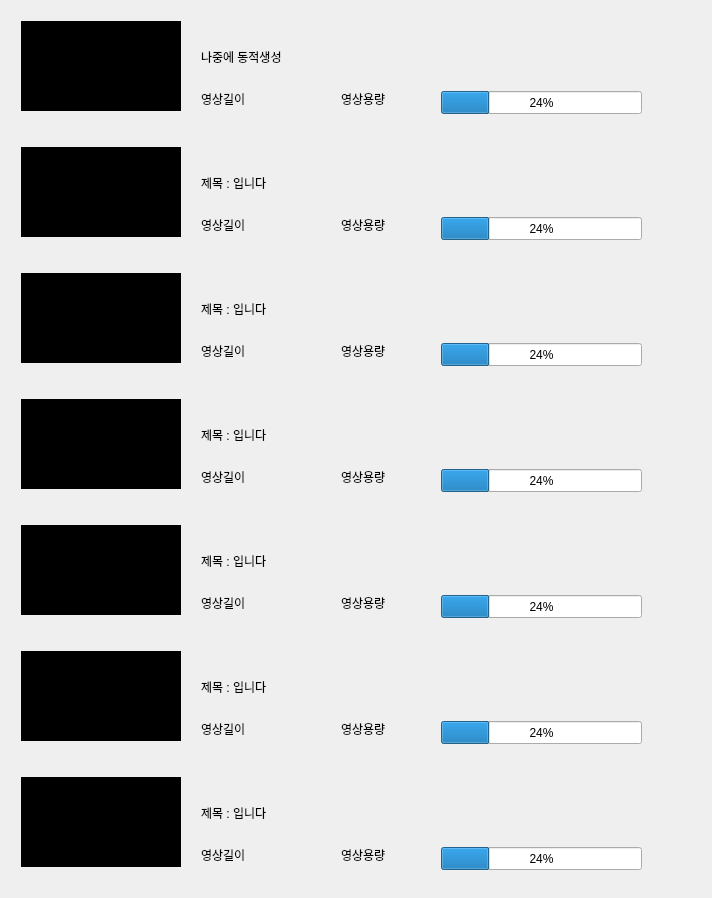
    <widget class="QWidget" name="scrollAreaWidgetContents">
     <property name="geometry">
      <rect>
       <x>0</x>
       <y>0</y>
       <width>712</width>
       <height>894</height>
      </rect>
     </property>
     <layout class="QVBoxLayout" name="verticalLayout_6">
      <item>
       <widget class="QWidget" name="widget_2" native="true">
        <property name="minimumSize">
         <size>
          <width>0</width>
          <height>120</height>
         </size>
        </property>
        <property name="maximumSize">
         <size>
          <width>16777215</width>
          <height>120</height>
         </size>
        </property>
        <widget class="QLabel" name="label_9">
         <property name="geometry">
          <rect>
           <x>190</x>
           <y>80</y>
           <width>111</width>
           <height>16</height>
          </rect>
         </property>
         <property name="text">
          <string>영상길이</string>
         </property>
        </widget>
        <widget class="QLabel" name="label_10">
         <property name="geometry">
          <rect>
           <x>190</x>
           <y>20</y>
           <width>231</width>
           <height>51</height>
          </rect>
         </property>
         <property name="text">
          <string>나중에 동적생성</string>
         </property>
        </widget>
        <widget class="QLabel" name="label_11">
         <property name="geometry">
          <rect>
           <x>10</x>
           <y>10</y>
           <width>160</width>
           <height>90</height>
          </rect>
         </property>
         <property name="styleSheet">
          <string notr="true">background-color : black ;</string>
         </property>
         <property name="text">
          <string>썸네일ㄴㅇㄹㄴㅇㄹㄴㅇㄹ</string>
         </property>
        </widget>
        <widget class="QLabel" name="label_12">
         <property name="geometry">
          <rect>
           <x>330</x>
           <y>80</y>
           <width>111</width>
           <height>16</height>
          </rect>
         </property>
         <property name="text">
          <string>영상용량</string>
         </property>
        </widget>
        <widget class="QProgressBar" name="progressBar_2">
         <property name="geometry">
          <rect>
           <x>430</x>
           <y>80</y>
           <width>201</width>
           <height>23</height>
          </rect>
         </property>
         <property name="value">
          <number>24</number>
         </property>
        </widget>
       </widget>
      </item>
      <item>
       <widget class="QWidget" name="widget_14" native="true">
        <property name="minimumSize">
         <size>
          <width>0</width>
          <height>120</height>
         </size>
        </property>
        <property name="maximumSize">
         <size>
          <width>16777215</width>
          <height>120</height>
         </size>
        </property>
        <widget class="QLabel" name="label_65">
         <property name="geometry">
          <rect>
           <x>190</x>
           <y>80</y>
           <width>111</width>
           <height>16</height>
          </rect>
         </property>
         <property name="text">
          <string>영상길이</string>
         </property>
        </widget>
        <widget class="QLabel" name="label_66">
         <property name="geometry">
          <rect>
           <x>190</x>
           <y>20</y>
           <width>231</width>
           <height>51</height>
          </rect>
         </property>
         <property name="text">
          <string>제목 : 입니다</string>
         </property>
        </widget>
        <widget class="QLabel" name="label_67">
         <property name="geometry">
          <rect>
           <x>10</x>
           <y>10</y>
           <width>160</width>
           <height>90</height>
          </rect>
         </property>
         <property name="styleSheet">
          <string notr="true">background-color : black ;</string>
         </property>
         <property name="text">
          <string>썸네일ㄴㅇㄹㄴㅇㄹㄴㅇㄹ</string>
         </property>
        </widget>
        <widget class="QLabel" name="label_68">
         <property name="geometry">
          <rect>
           <x>330</x>
           <y>80</y>
           <width>111</width>
           <height>16</height>
          </rect>
         </property>
         <property name="text">
          <string>영상용량</string>
         </property>
        </widget>
        <widget class="QProgressBar" name="progressBar_16">
         <property name="geometry">
          <rect>
           <x>430</x>
           <y>80</y>
           <width>201</width>
           <height>23</height>
          </rect>
         </property>
         <property name="value">
          <number>24</number>
         </property>
        </widget>
       </widget>
      </item>
      <item>
       <widget class="QWidget" name="widget_16" native="true">
        <property name="minimumSize">
         <size>
          <width>0</width>
          <height>120</height>
         </size>
        </property>
        <property name="maximumSize">
         <size>
          <width>16777215</width>
          <height>120</height>
         </size>
        </property>
        <widget class="QLabel" name="label_73">
         <property name="geometry">
          <rect>
           <x>190</x>
           <y>80</y>
           <width>111</width>
           <height>16</height>
          </rect>
         </property>
         <property name="text">
          <string>영상길이</string>
         </property>
        </widget>
        <widget class="QLabel" name="label_74">
         <property name="geometry">
          <rect>
           <x>190</x>
           <y>20</y>
           <width>231</width>
           <height>51</height>
          </rect>
         </property>
         <property name="text">
          <string>제목 : 입니다</string>
         </property>
        </widget>
        <widget class="QLabel" name="label_75">
         <property name="geometry">
          <rect>
           <x>10</x>
           <y>10</y>
           <width>160</width>
           <height>90</height>
          </rect>
         </property>
         <property name="styleSheet">
          <string notr="true">background-color : black ;</string>
         </property>
         <property name="text">
          <string>썸네일ㄴㅇㄹㄴㅇㄹㄴㅇㄹ</string>
         </property>
        </widget>
        <widget class="QLabel" name="label_76">
         <property name="geometry">
          <rect>
           <x>330</x>
           <y>80</y>
           <width>111</width>
           <height>16</height>
          </rect>
         </property>
         <property name="text">
          <string>영상용량</string>
         </property>
        </widget>
        <widget class="QProgressBar" name="progressBar_18">
         <property name="geometry">
          <rect>
           <x>430</x>
           <y>80</y>
           <width>201</width>
           <height>23</height>
          </rect>
         </property>
         <property name="value">
          <number>24</number>
         </property>
        </widget>
       </widget>
      </item>
      <item>
       <widget class="QWidget" name="widget_15" native="true">
        <property name="minimumSize">
         <size>
          <width>0</width>
          <height>120</height>
         </size>
        </property>
        <property name="maximumSize">
         <size>
          <width>16777215</width>
          <height>120</height>
         </size>
        </property>
        <widget class="QLabel" name="label_69">
         <property name="geometry">
          <rect>
           <x>190</x>
           <y>80</y>
           <width>111</width>
           <height>16</height>
          </rect>
         </property>
         <property name="text">
          <string>영상길이</string>
         </property>
        </widget>
        <widget class="QLabel" name="label_70">
         <property name="geometry">
          <rect>
           <x>190</x>
           <y>20</y>
           <width>231</width>
           <height>51</height>
          </rect>
         </property>
         <property name="text">
          <string>제목 : 입니다</string>
         </property>
        </widget>
        <widget class="QLabel" name="label_71">
         <property name="geometry">
          <rect>
           <x>10</x>
           <y>10</y>
           <width>160</width>
           <height>90</height>
          </rect>
         </property>
         <property name="styleSheet">
          <string notr="true">background-color : black ;</string>
         </property>
         <property name="text">
          <string>썸네일ㄴㅇㄹㄴㅇㄹㄴㅇㄹ</string>
         </property>
        </widget>
        <widget class="QLabel" name="label_72">
         <property name="geometry">
          <rect>
           <x>330</x>
           <y>80</y>
           <width>111</width>
           <height>16</height>
          </rect>
         </property>
         <property name="text">
          <string>영상용량</string>
         </property>
        </widget>
        <widget class="QProgressBar" name="progressBar_17">
         <property name="geometry">
          <rect>
           <x>430</x>
           <y>80</y>
           <width>201</width>
           <height>23</height>
          </rect>
         </property>
         <property name="value">
          <number>24</number>
         </property>
        </widget>
       </widget>
      </item>
      <item>
       <widget class="QWidget" name="widget_13" native="true">
        <property name="minimumSize">
         <size>
          <width>0</width>
          <height>120</height>
         </size>
        </property>
        <property name="maximumSize">
         <size>
          <width>16777215</width>
          <height>120</height>
         </size>
        </property>
        <widget class="QLabel" name="label_17">
         <property name="geometry">
          <rect>
           <x>190</x>
           <y>80</y>
           <width>111</width>
           <height>16</height>
          </rect>
         </property>
         <property name="text">
          <string>영상길이</string>
         </property>
        </widget>
        <widget class="QLabel" name="label_18">
         <property name="geometry">
          <rect>
           <x>190</x>
           <y>20</y>
           <width>231</width>
           <height>51</height>
          </rect>
         </property>
         <property name="text">
          <string>제목 : 입니다</string>
         </property>
        </widget>
        <widget class="QLabel" name="label_19">
         <property name="geometry">
          <rect>
           <x>10</x>
           <y>10</y>
           <width>160</width>
           <height>90</height>
          </rect>
         </property>
         <property name="styleSheet">
          <string notr="true">background-color : black ;</string>
         </property>
         <property name="text">
          <string>썸네일ㄴㅇㄹㄴㅇㄹㄴㅇㄹ</string>
         </property>
        </widget>
        <widget class="QLabel" name="label_64">
         <property name="geometry">
          <rect>
           <x>330</x>
           <y>80</y>
           <width>111</width>
           <height>16</height>
          </rect>
         </property>
         <property name="text">
          <string>영상용량</string>
         </property>
        </widget>
        <widget class="QProgressBar" name="progressBar_4">
         <property name="geometry">
          <rect>
           <x>430</x>
           <y>80</y>
           <width>201</width>
           <height>23</height>
          </rect>
         </property>
         <property name="value">
          <number>24</number>
         </property>
        </widget>
       </widget>
      </item>
      <item>
       <widget class="QWidget" name="widget_3" native="true">
        <property name="minimumSize">
         <size>
          <width>0</width>
          <height>120</height>
         </size>
        </property>
        <property name="maximumSize">
         <size>
          <width>16777215</width>
          <height>120</height>
         </size>
        </property>
        <widget class="QLabel" name="label_13">
         <property name="geometry">
          <rect>
           <x>190</x>
           <y>80</y>
           <width>111</width>
           <height>16</height>
          </rect>
         </property>
         <property name="text">
          <string>영상길이</string>
         </property>
        </widget>
        <widget class="QLabel" name="label_14">
         <property name="geometry">
          <rect>
           <x>190</x>
           <y>20</y>
           <width>231</width>
           <height>51</height>
          </rect>
         </property>
         <property name="text">
          <string>제목 : 입니다</string>
         </property>
        </widget>
        <widget class="QLabel" name="label_15">
         <property name="geometry">
          <rect>
           <x>10</x>
           <y>10</y>
           <width>160</width>
           <height>90</height>
          </rect>
         </property>
         <property name="styleSheet">
          <string notr="true">background-color : black ;</string>
         </property>
         <property name="text">
          <string>썸네일ㄴㅇㄹㄴㅇㄹㄴㅇㄹ</string>
         </property>
        </widget>
        <widget class="QLabel" name="label_16">
         <property name="geometry">
          <rect>
           <x>330</x>
           <y>80</y>
           <width>111</width>
           <height>16</height>
          </rect>
         </property>
         <property name="text">
          <string>영상용량</string>
         </property>
        </widget>
        <widget class="QProgressBar" name="progressBar_3">
         <property name="geometry">
          <rect>
           <x>430</x>
           <y>80</y>
           <width>201</width>
           <height>23</height>
          </rect>
         </property>
         <property name="value">
          <number>24</number>
         </property>
        </widget>
       </widget>
      </item>
      <item>
       <widget class="QWidget" name="widget" native="true">
        <property name="minimumSize">
         <size>
          <width>0</width>
          <height>120</height>
         </size>
        </property>
        <property name="maximumSize">
         <size>
          <width>16777215</width>
          <height>120</height>
         </size>
        </property>
        <widget class="QLabel" name="label_5">
         <property name="geometry">
          <rect>
           <x>190</x>
           <y>80</y>
           <width>111</width>
           <height>16</height>
          </rect>
         </property>
         <property name="text">
          <string>영상길이</string>
         </property>
        </widget>
        <widget class="QLabel" name="label_6">
         <property name="geometry">
          <rect>
           <x>190</x>
           <y>20</y>
           <width>231</width>
           <height>51</height>
          </rect>
         </property>
         <property name="text">
          <string>제목 : 입니다</string>
         </property>
        </widget>
        <widget class="QLabel" name="label_7">
         <property name="geometry">
          <rect>
           <x>10</x>
           <y>10</y>
           <width>160</width>
           <height>90</height>
          </rect>
         </property>
         <property name="styleSheet">
          <string notr="true">background-color : black ;</string>
         </property>
         <property name="text">
          <string>썸네일ㄴㅇㄹㄴㅇㄹㄴㅇㄹ</string>
         </property>
        </widget>
        <widget class="QLabel" name="label_8">
         <property name="geometry">
          <rect>
           <x>330</x>
           <y>80</y>
           <width>111</width>
           <height>16</height>
          </rect>
         </property>
         <property name="text">
          <string>영상용량</string>
         </property>
        </widget>
        <widget class="QProgressBar" name="progressBar">
         <property name="geometry">
          <rect>
           <x>430</x>
           <y>80</y>
           <width>201</width>
           <height>23</height>
          </rect>
         </property>
         <property name="value">
          <number>24</number>
         </property>
        </widget>
       </widget>
      </item>
     </layout>
    </widget>
